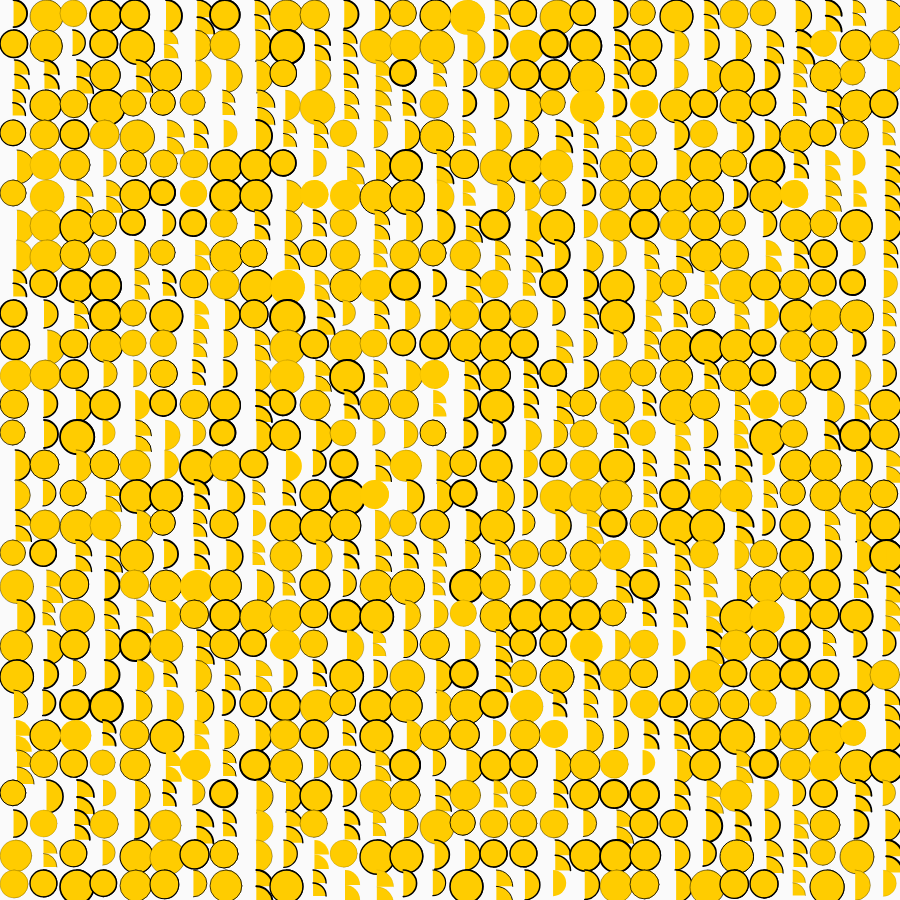
Frame 1 (no input)
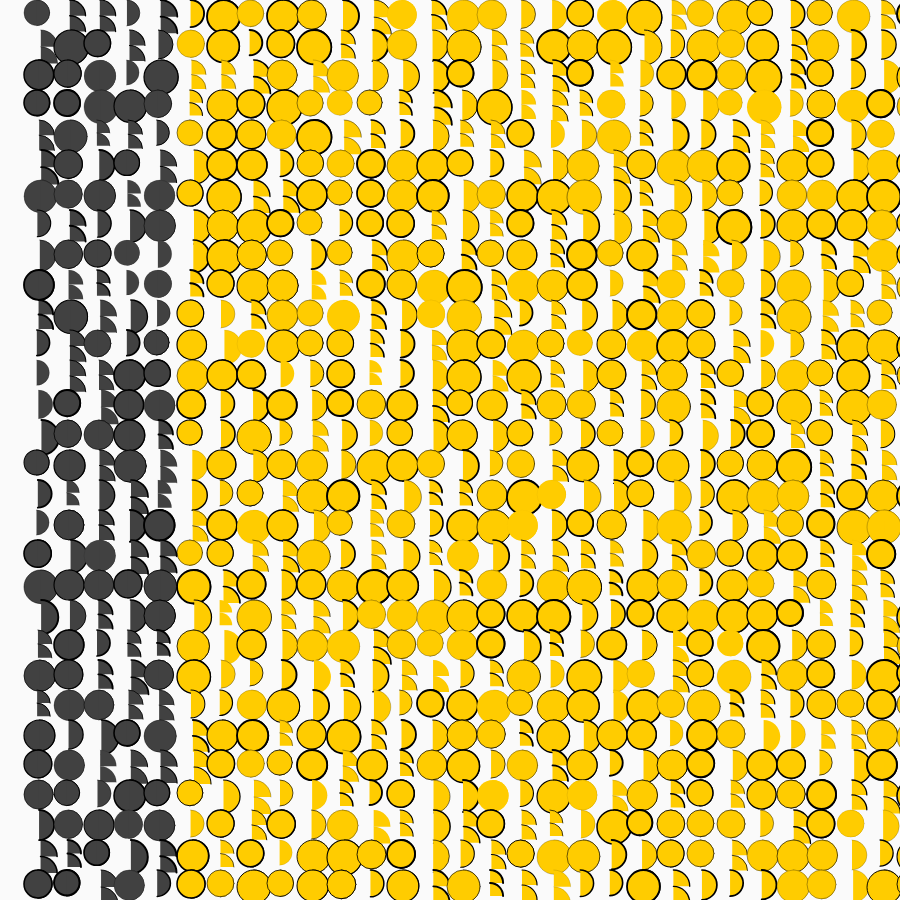
Frame 60 (no input)
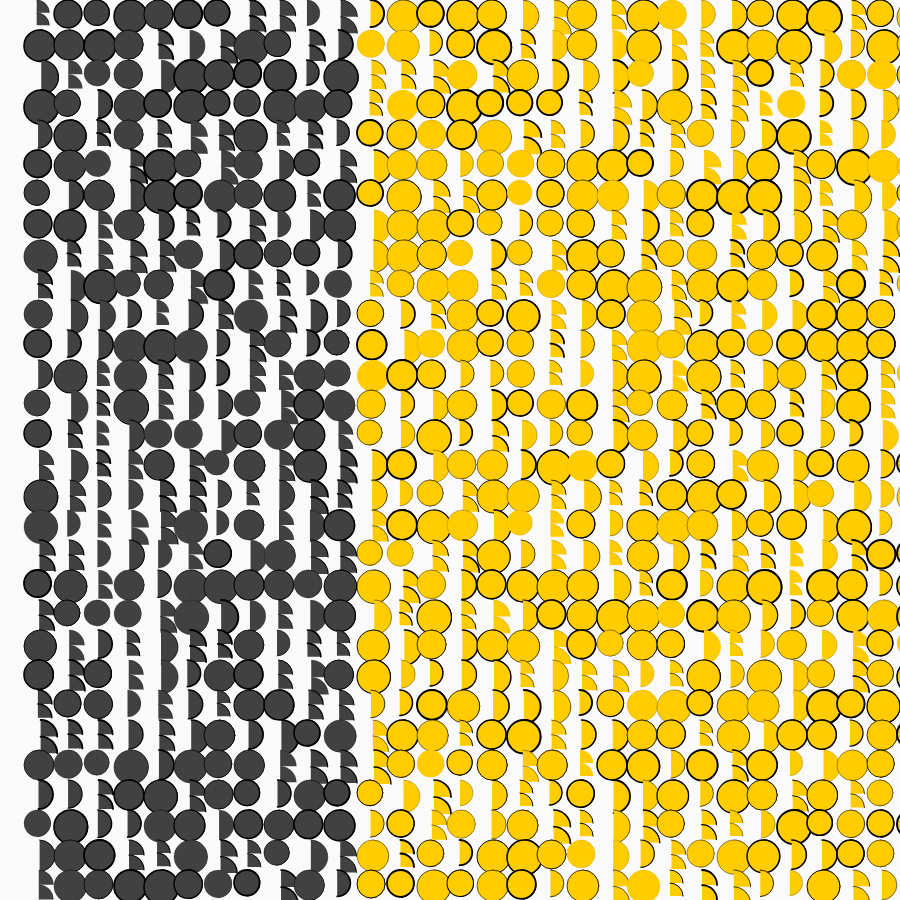
Frame 120 (the mouse pressed at the canvas centre since frame 60)

The p5.js sketch that drew these frames (run headless with seeded random() and noise() and a simulated clock; from frame 60 on, the mouse is pressed at the canvas centre):

// p5.js sketch
// ── sketch.js
let xspeed = 1;
let numOfFigures = 30;
let figures = [];
let size = 30;



function setup() {
  createCanvas(900, 900);
  
for (let j = 0; j < numOfFigures; j++){
  for (let i = 0; i < numOfFigures; i++){
    figures.push(new Figure(i * size, j * size));
    
    
    }
  }


  
  
}

function draw() {
  background(250);

    for (let j = 0; j < figures.length; j++){
      
    figures[j].display();
    figures[j].update();
      

    }
  
  
  
  
 
  

 
  

}

class Figure{
  
  constructor(x, y){
    this.chance = random(1);
    this.x = x;
    this.y = y;
    this.xspeed = 3;
    
    this.c1 = color(255, 204, 0);
    this.c2 = color(65);
    this.colors = [this.c1, this.c2];
    this.switch = 0;

    this.size = size + random(-5, 5);

    this.offset = random(-100, 100);
  }

  


  update(){
    this.x += this.xspeed;

    if (this.x > width){
      this.x = 0;
      this.chance = random(1);
      this.switch++;
      
      this.colorize();
      
    }
  }

  colorize(){

      if (this.switch > 1){
      this.switch = 0;
    }

  }

  display(){

    ellipseMode(CORNER);
    strokeWeight(random(2));
    fill(this.colors[this.switch]);



    if (this.chance < 0.5){
      ellipse(this.x, this.y, this.size);
    }
    if (this.chance < 0.75){
      arc(this.x, this.y, this.size, this.size, radians(-90), radians(90));
    }
    if (this.chance > 0.75){
      arc(this.x, this.y, this.size, this.size, radians(-90), radians(0));
      arc(this.x, this.y + this.size/2, this.size, this.size, radians(-90), radians(0));
    }

    
    
    
    
  }

  

  

}
